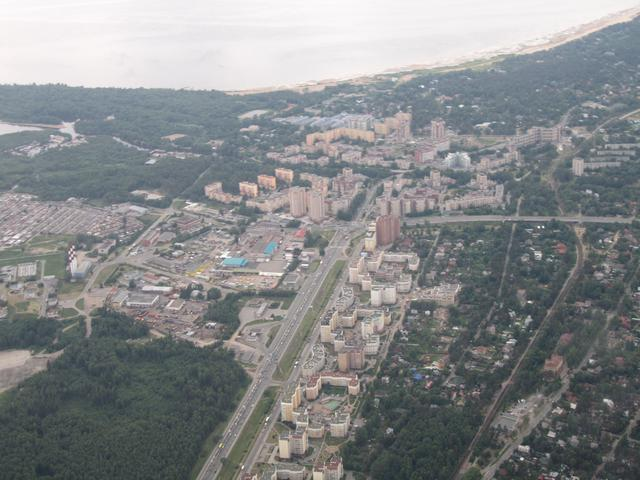
//> input picture Hough/HoughRette/aero3.jpg, 640 x 480 px
$ ./main aero3.jpg   (built with g++ and OpenCV 4)
//> lines starting //> are read from the running program, lines starting //| are printed output that depends on the picture
#include <iostream>
#include <opencv2/opencv.hpp>

using namespace cv;
using namespace std;

int ht = 135;

void convertPolar(double rho, double theta, Point& p1, Point& p2){

    //trasformiamo le coordinate polari in coordinate cartesiane
    int x0 = cvRound(rho * cos(theta));
    int y0 = cvRound(rho * sin(theta));


    /**
     * I due punti pt1 e pt2 dovranno essere spostati lungo la retta (per questo moltiplichiamo
     * per alpha) ma in direzioni opposte dalla posizione iniziale (per questo in pt1 sommiamo mentre in pt2 sottraiamo).
    */
    int alpha = 1000;

    p1.x = cvRound(x0 + alpha * (-sin(theta)));
    p1.y = cvRound(y0 + alpha * (cos(theta)));

    p2.x = cvRound(x0 - alpha * (-sin(theta)));
    p2.y = cvRound(y0 - alpha * (cos(theta)));
}


void hough(const Mat &src, Mat &dst){

    //Blur dell'immagine
    Mat blur;
    GaussianBlur(src, blur, Size(3,3), 0, 0);

    //Trovare gli edge con Canny
    Mat imgCanny;
    Canny(blur, imgCanny, 100, 200, 3);
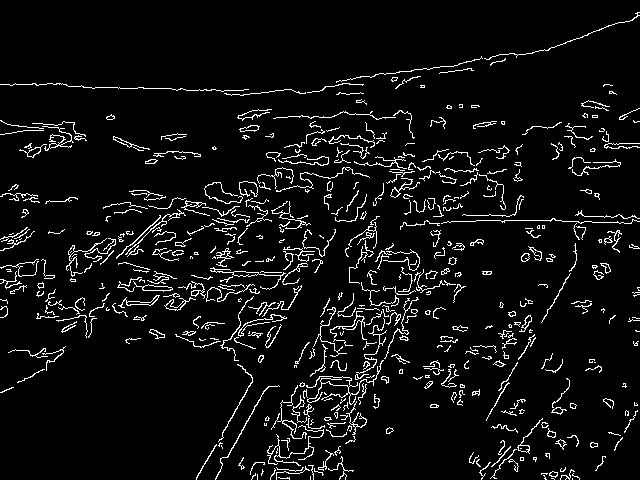
//> imgCanny: 480 rows x 640 cols, CV_8UC1; 6% white in thin lines or dots
    imshow("Canny", imgCanny);
    waitKey(0);


    //Creiamo lo spazio dei voti, che sarà inizialmente una matrice di tutti 0,
    //Questo corrisponde a considerare una possibile distanza ρ (che andrà da ρ a – ρ) (è la diagonale calcolata con hypot)
    //e dei possibili angoli θ (180°), quindi la nostra quantizzazione avrà ρ unità e considererà θ angoli.

    int maxDist = hypot(imgCanny.rows, imgCanny.cols);
//> maxDist = 800
    Mat votes = Mat::zeros(maxDist*2, 180, CV_8UC1);


    /**
     * Effettuiamo la scansione dell’immagine di Canny.
     * Ci interessano solo i punti di edge, ovvero tutti quei punti il quale valore è 255.
     * Questi punti voteranno nello spazio di voti.
     * Per votare i pixel di edge dovranno tener conto di tutte le possibili direzioni, che in questo caso sarebbero tutte quelle comprese in un angolo da -90° a 90°.
     * Nell’istruzione seguente calcoliamo il rho tenendo conto della forma normale:
     *      rho = round(y*cos(theta-90) + x*sin(theta-90)) + maxDist;
     * nelle funzioni sin e cos sottraggo 90 a theta, così da ritrovarmi nell’intervallo [-90,90].
     *
     * Nb: il motivo per cui x e y sono invertite rispetto alla formula originale è perché in realtà non siamo nel 1° quadrante ma nel 4°
     *
     * Nb: al valore calcolato dalla formula, dobbiamo aggiungere maxDist, sarà la nostra costante da sottrarre nella conversione polare per trovare il giusto rho ad ogni iterazione.
     *
     * Dunque, per ogni singola iterazione fisso un angolo theta, calcolo il rho,
     * e per questa coppia (ro,theta) inserisco il voto nello spazio dei voti.
    */

    double rho;
    double theta;

    for(int x = 0; x < imgCanny.rows; x++){
        for(int y = 0; y < imgCanny.cols; y++){
            if( imgCanny.at<uchar>(x,y) == 255 ){
                for( theta = 0; theta < 180; theta++){
                    rho = cvRound(y*cos((theta-90)*CV_PI/180) + x*sin((theta-90)*CV_PI/180)) + maxDist;       //*CV_PI/180 è per la conversione da radianti
                    votes.at<uchar>(rho, theta)++;
                }
            }
        }
    }
//> this loop made 480 passes
//> rho on passes 1 to 3: 0, 0, 0
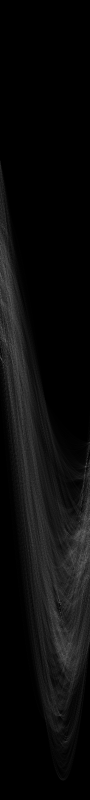
//> votes: 1600 rows x 180 cols, CV_8UC1 (shown at 1/2 size); min 0, max 147, mean 11.5
//> after the loop, rho = 1289


    /**
     * Terminato il voto, dovrò andare a considerare lo spazio di voti.
     * Dovrò estrarre dallo spazio di voto le celle che hanno un numero di voti maggiore di una certa soglia (Hth).
     * Il risultato verrà inserito in un’altra matrice che infine andremo a restituire.
     *
     * Dovrò portare rho al suo valore originale.
     * Ricordiamo che il valore di rho originale sarebbe quello dato dalla formula della retta normale.
     * questo significa che per ottenere quel valore dobbiamo sottrarre maxDist a r.
     *
     * Dovrò portare theta in un’intervallo compreso fra [-90,90], dunque dobbiamo sottrarre 90 a t.
    */

    Point p1, p2;
    dst = src.clone();

    vector<pair<Point, Point>> lines;
    cvtColor(dst, dst, COLOR_GRAY2BGR);

    for(int r = 0; r < votes.rows; r++){
        for(int t = 0; t < 180; t++){
            if(votes.at<uchar>(r, t) > ht){
                rho = r - maxDist;
                theta = (t - 90) * CV_PI/180;

                convertPolar(rho, theta, p1, p2);
                lines.push_back(make_pair(p1,p2));
            }
        }
    }
//> after the loop, rho = 238; theta = 1.54; p1 = Point(-991, 273); p2 = Point(1007, 203); lines = 4 items


    for(int i = 0; i < lines.size(); i++){
        pair<Point, Point> coordinates = lines.at(i);
        line(dst, coordinates.first, coordinates.second, Scalar(0, 0, 255), 1, LINE_AA);

    }
//> this loop made 4 passes
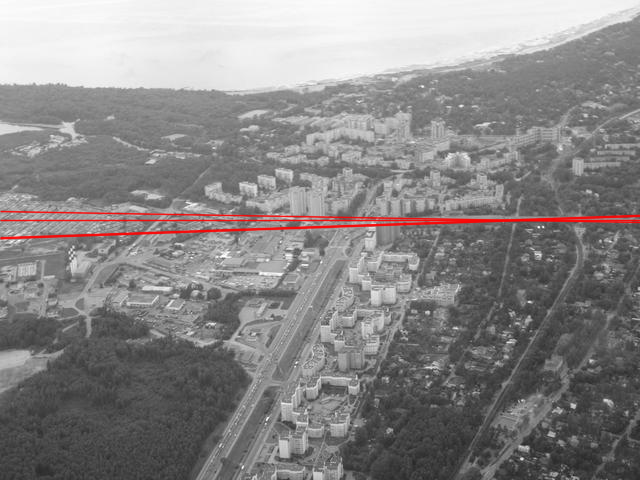
//> dst: 480 rows x 640 cols, CV_8UC3; mean B, G, R 134.7, 134.7, 137.2
}


int main(int argc, char** argv){

    Mat src;
    Mat dst;

    src = imread(argv[1], IMREAD_GRAYSCALE);

    if( src.empty() )
        return -1;

    imshow("Orginal img", src);
    waitKey(0);


    hough(src, dst);
    imshow("Hough", dst);
    waitKey(0);

    return 0;
}

$ run again, on Hough/HoughRette/strada.jpg
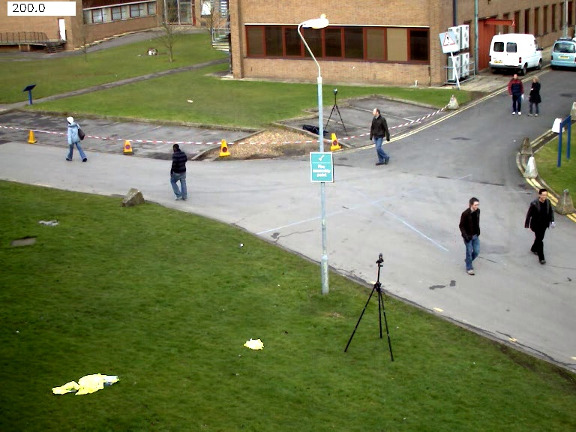
//> input picture Hough/HoughRette/strada.jpg, 576 x 432 px
//> in hough, `Canny(blur, imgCanny, 100, 200, 3);`:
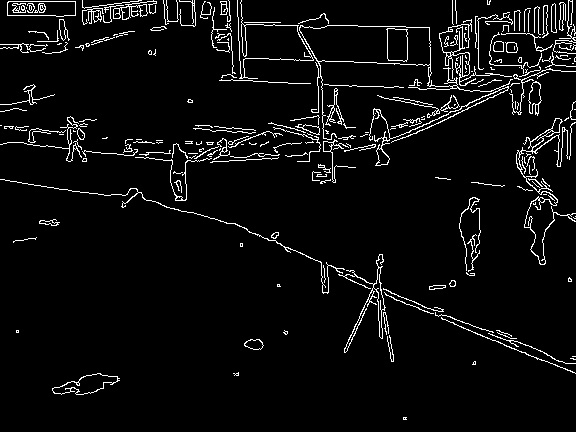
//> imgCanny: 432 rows x 576 cols, CV_8UC1; 5% white in thin lines or dots
//> after the loop in hough, `for(int x = 0; x < imgCanny.rows; x++)`: rho = 1146
//> after the loop in hough, `for(int r = 0; r < votes.rows; r++)`: rho = -13; theta = -1.54; p1 = Point(999, 48); p2 = Point(-999, -22); lines = 10 items
//> the loop in hough, `for(int i = 0; i < lines.size(); i++)` made 10 passes
//> after the loop in hough, `for(int i = 0; i < lines.size(); i++)`:
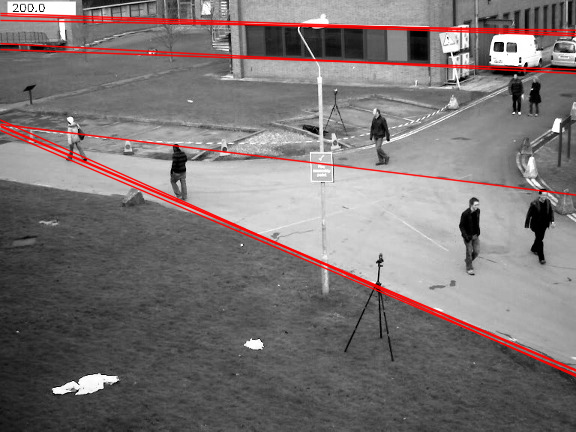
//> dst: 432 rows x 576 cols, CV_8UC3; mean B, G, R 115.8, 115.8, 123.2
